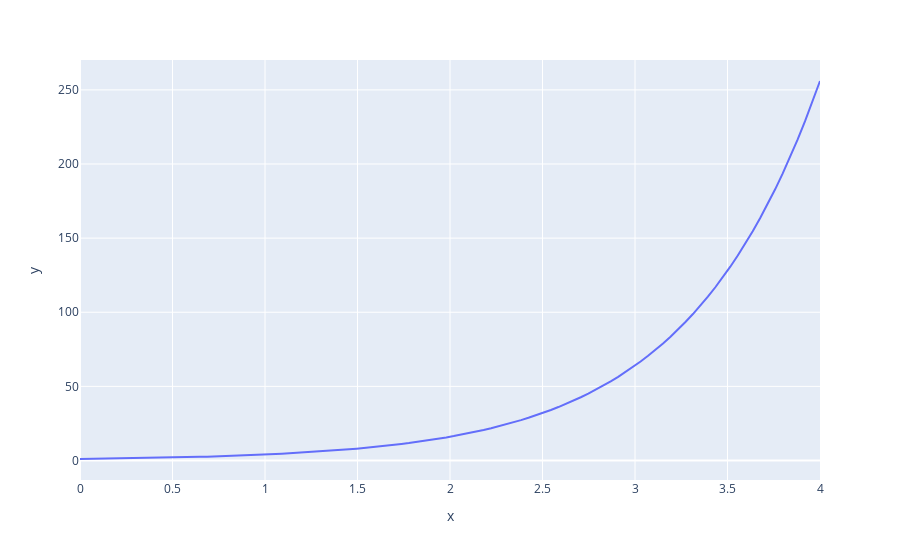

Notebook code cell kept with this figure:
### Code cell
x = np.linspace(0, 4, 100)
fig = px.line(x=x, y=g(x))
fig.show()
